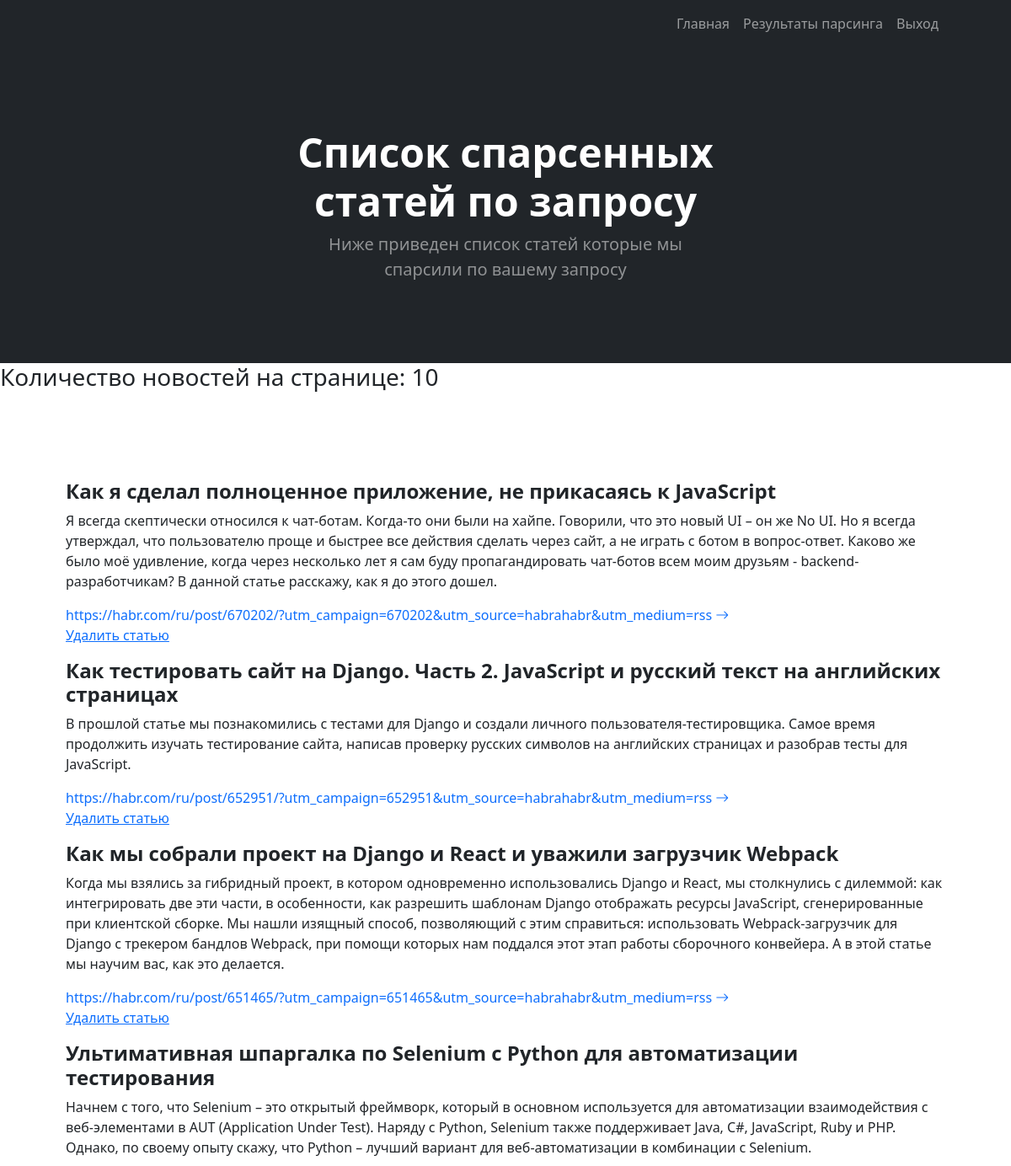
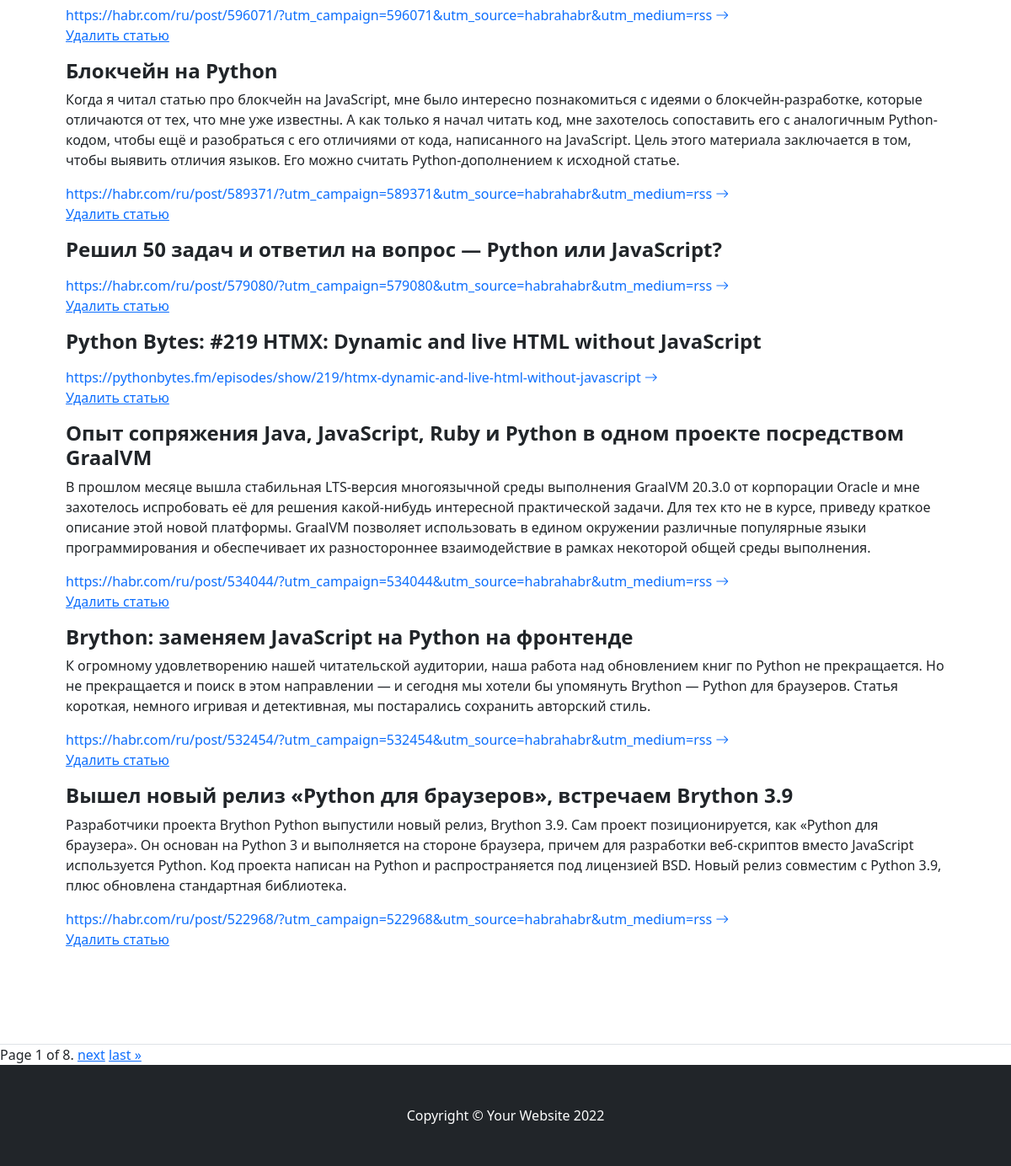
The page /result_bv/ (signed in) on the database its author committed (2 pictures, top to bottom).
### data_base/models.py (models this page shows, shortened)
class News(models.Model):
    text = models.TextField()
    title = models.ForeignKey(Title, on_delete=models.CASCADE)
    url = models.ForeignKey(Url, on_delete=models.CASCADE)

class Title(models.Model):
    name = models.TextField()
    def __str__(self):
        return self.name

class Url(models.Model):
    name = models.URLField()
    def __str__(self):
        return self.name

### data_base/views.py (the view, shortened to what this page needs)
# urls.py: path('result_bv/', views.NewsListView.as_view(), name='result_bv'),
class NewsListView(UserPassesTestMixin, ListView):
    model = News
    template_name = 'data_base/result_bv.html'
    paginate_by = 10
    queryset = News.objects.select_related('title', 'url')
    def test_func(self):
        return self.request.user.is_superuser

### data_base/templates/data_base/result_bv.html (shortened to what this page needs)
{% extends "base.html" %}
{% block header %}
        <header class="bg-dark py-5">
            <div class="container px-5">
                <div class="row gx-5 justify-content-center">
                    <div class="col-lg-6">
                        <div class="text-center my-5">
                            <h1 class="display-5 fw-bolder text-white mb-2">Список спарсенных статей по запросу</h1>
                            <p class="lead text-white-50 mb-4">Ниже приведен список статей которые мы спарсили по вашему запросу</p>
                        </div>
                    </div>
                </div>
            </div>
        </header>
{% endblock%}
{% block content %}
        <h3>Количество новостей на странице: {{object_list|length}}</h3>
        <section class="py-5 border-bottom" id="features">
            <div class="container px-5 my-5">
                <div class="row gx-5">
                    {% for item in object_list %}
                    <div>
                        <h2 class="h4 fw-bolder">{{item.title}}</h2>
                        <p>{{item.text}}</p>
                        <a class="text-decoration-none" href="{{item.url}}">
                            {{item.url}}
                            <i class="bi bi-arrow-right"></i>
                        </a>
                        <p><a href = "{% url 'data_base:news_delete' pk=item.pk %}">Удалить статью</a></p>
                     {% endfor %}
                    </div>
                </div>
            </div>
        </section>
            <div class="pagination">
            <span class="step-links">
        <span class="current">
            Page {{ page_obj.number }} of {{ page_obj.paginator.num_pages }}.
        </span>
        {% if page_obj.has_next %}
            <a href="?page={{ page_obj.next_page_number }}">next</a>
            <a href="?page={{ page_obj.paginator.num_pages }}">last &raquo;</a>
        {% endif %}
    </span>
</div>
{% endblock%}

### templates/base.html (shortened to what this page needs)
{% load static %}
<!DOCTYPE html>
<html lang="en">
    <head>
        <link href="https://cdn.jsdelivr.net/npm/bootstrap-icons@1.4.1/font/bootstrap-icons.css" rel="stylesheet" />
        <link href="{% static '/css/styles.css' %}" rel="stylesheet" />
    </head>
    <body>
        <nav class="navbar navbar-expand-lg navbar-dark bg-dark">
            <div class="container px-5">
                <div class="collapse navbar-collapse" id="navbarSupportedContent">
                    <ul class="navbar-nav ms-auto mb-2 mb-lg-0">
                        <li class="nav-item"><a class="nav-link" aria-current="page" href="{% url 'site:index'%}">Главная</a></li>
                        <li class="nav-item"><a class="nav-link" href="{% url 'site:result_bv'%}">Результаты парсинга</a></li>
                        {% if user.is_authenticated %}
                        <li class="nav-item"><a class="nav-link" href="{% url 'users:logout'%}">Выход</a></li>
                        {% else %}
                        <li class="nav-item"><a class="nav-link" href="{% url 'users:login'%}">Вход</a></li>
                        <li class="nav-item"><a class="nav-link" href="{% url 'users:register'%}">Регистрация</a></li>
                        {% endif %}
                    </ul>
                </div>
            </div>
        </nav>
        {% block header %}{% endblock%}
        {% block content %}{% endblock%}
        <footer class="py-5 bg-dark">
            <div class="container px-5"><p class="m-0 text-center text-white">Copyright &copy; Your Website 2022</p></div>
        </footer>
    </body>
</html>

### rows shown on the page
News: title "Как я сделал полноценное приложение, не прикасаясь к JavaScript", text "Я всегда скептически относился к чат-ботам. Когда-то они были на хайпе. Говорили, что это новый UI – он же No UI. Но я всегда утверждал, что пользователю проще и быстрее все действия сделать через сайт, а не играть с ботом в вопрос-ответ. Каково же было моё удивление, когда через несколько лет я сам буду пропагандировать чат-ботов всем моим друзьям - backend-разработчикам? В данной статье расскажу, как я до этого дошел.", url "https://habr.com/ru/post/670202/?utm_campaign=670202&utm_source=habrahabr&utm_medium=rss"
News: title "Как тестировать сайт на Django. Часть 2. JavaScript и русский текст на английских страницах", text "В прошлой статье мы познакомились с тестами для Django и создали личного пользователя-тестировщика. Самое время продолжить изучать тестирование сайта, написав проверку русских символов на английских страницах и разобрав тесты для JavaScript.", url "https://habr.com/ru/post/652951/?utm_campaign=652951&utm_source=habrahabr&utm_medium=rss"
News: title "Как мы собрали проект на Django и React и уважили загрузчик Webpack", text "Когда мы взялись за гибридный проект, в котором одновременно использовались Django и React, мы столкнулись с дилеммой: как интегрировать две эти части, в особенности, как разрешить шаблонам Django отображать ресурсы JavaScript, сгенерированные при клиентской сборке. Мы нашли изящный способ, позволяющий с этим справиться: использовать Webpack-загрузчик для Django с трекером бандлов Webpack, при помощи которых нам поддался этот этап работы сборочного конвейера. А в этой статье мы научим вас, как это делается.", url "https://habr.com/ru/post/651465/?utm_campaign=651465&utm_source=habrahabr&utm_medium=rss"
News: title "Ультимативная шпаргалка по Selenium с Python для автоматизации тестирования", text "Начнем с того, что Selenium – это открытый фреймворк, который в основном используется для автоматизации взаимодействия с веб-элементами в AUT (Application Under Test). Наряду с Python, Selenium также поддерживает Java, C#, JavaScript, Ruby и PHP. Однако, по своему опыту скажу, что Python – лучший вариант для веб-автоматизации в комбинации с Selenium.", url "https://habr.com/ru/post/596071/?utm_campaign=596071&utm_source=habrahabr&utm_medium=rss"
News: title "Блокчейн на Python", text "Когда я читал статью про блокчейн на JavaScript, мне было интересно познакомиться с идеями о блокчейн-разработке, которые отличаются от тех, что мне уже известны. А как только я начал читать код, мне захотелось сопоставить его с аналогичным Python-кодом, чтобы ещё и разобраться с его отличиями от кода, написанного на JavaScript. Цель этого материала заключается в том, чтобы выявить отличия языков. Его можно считать Python-дополнением к исходной статье.", url "https://habr.com/ru/post/589371/?utm_campaign=589371&utm_source=habrahabr&utm_medium=rss"
News: title "Решил 50 задач и ответил на вопрос — Python или JavaScript?", url "https://habr.com/ru/post/579080/?utm_campaign=579080&utm_source=habrahabr&utm_medium=rss"
News: title "Python Bytes: #219 HTMX: Dynamic and live HTML without JavaScript", url "https://pythonbytes.fm/episodes/show/219/htmx-dynamic-and-live-html-without-javascript"
News: title "Опыт сопряжения Java, JavaScript, Ruby и Python в одном проекте посредством GraalVM", text "В прошлом месяце вышла стабильная LTS-версия многоязычной среды выполнения GraalVM 20.3.0 от корпорации Oracle и мне захотелось испробовать её для решения какой-нибудь интересной практической задачи. Для тех кто не в курсе, приведу краткое описание этой новой платформы. GraalVM позволяет использовать в едином окружении различные популярные языки программирования и обеспечивает их разностороннее взаимодействие в рамках некоторой общей среды выполнения.", url "https://habr.com/ru/post/534044/?utm_campaign=534044&utm_source=habrahabr&utm_medium=rss"
News: title "Brython: заменяем JavaScript на Python на фронтенде", text "К огромному удовлетворению нашей читательской аудитории, наша работа над обновлением книг по Python не прекращается. Но не прекращается и поиск в этом направлении — и сегодня мы хотели бы упомянуть Brython — Python для браузеров. Статья короткая, немного игривая и детективная, мы постарались сохранить авторский стиль.", url "https://habr.com/ru/post/532454/?utm_campaign=532454&utm_source=habrahabr&utm_medium=rss"
News: title "Вышел новый релиз «Python для браузеров», встречаем Brython 3.9", text "Разработчики проекта Brython Python выпустили новый релиз, Brython 3.9. Сам проект позиционируется, как «Python для браузера». Он основан на Python 3 и выполняется на стороне браузера, причем для разработки веб-скриптов вместо JavaScript используется Python. Код проекта написан на Python и распространяется под лицензией BSD. Новый релиз совместим с Python 3.9, плюс обновлена стандартная библиотека.", url "https://habr.com/ru/post/522968/?utm_campaign=522968&utm_source=habrahabr&utm_medium=rss"

### other values the page prints
{{ object_list|length }} "10"
{{ page_obj.number }} "1"
{{ page_obj.paginator.num_pages }} "8"
